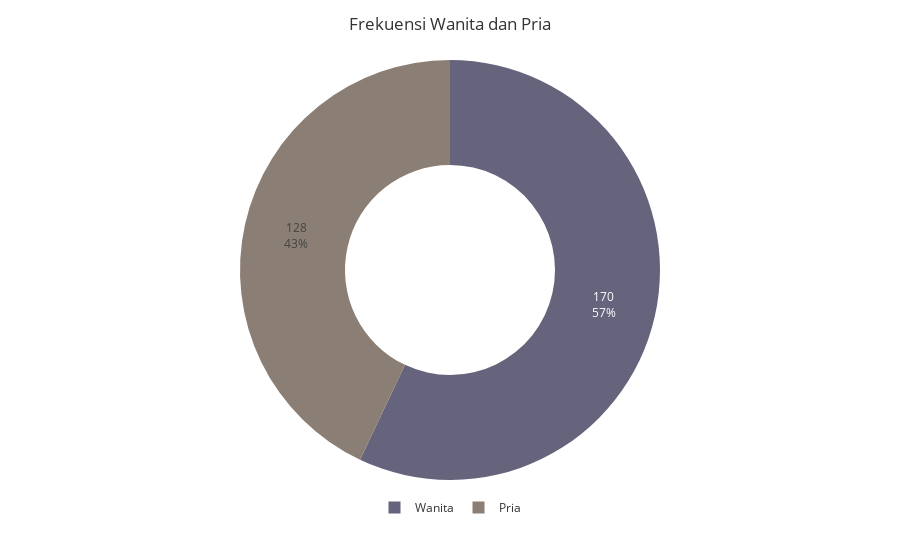

The notebook cell this image was saved under:
### Code cell
dataJk = pd.DataFrame([['Pria', 128, 0.43], ['Wanita', 170, 0.57]], columns=['Jenis Kelamin','Frekuensi', 'Proporsi']) 
dataJk

fig = px.pie(dataJk, names='Jenis Kelamin', values='Frekuensi',hole=0.5,color='Jenis Kelamin',template='ggplot2',
             color_discrete_map={
        'Wanita': '65647C',
        'Pria': '8B7E74'
        })
fig.update_traces(textinfo='percent + value')
fig.update_layout(title_text='Frekuensi Wanita dan Pria', title_x=0.5)

fig.update_layout(legend=dict(
     orientation="h",
    yanchor="bottom",
    y=-0.1,
    xanchor="center",
    x=0.5
))
fig.show()

### Figure 1 — Plotly figure (JSON) as saved in the notebook; plotly's stock layout.template omitted (floating-point values rounded to 4 significant figures)
{"data": [{"customdata": [["Pria"], ["Wanita"]], "domain": {"x": [0, 1], "y": [0, 1]}, "hole": 0.5, "hovertemplate": "Jenis Kelamin=%{customdata[0]}<br>Frekuensi=%{value}<extra></extra>", "labels": ["Pria", "Wanita"], "legendgroup": "", "marker": {"colors": ["8B7E74", "65647C"]}, "name": "", "showlegend": true, "textinfo": "percent+value", "type": "pie", "values": [128, 170]}], "layout": {"legend": {"orientation": "h", "tracegroupgap": 0, "x": 0.5, "xanchor": "center", "y": -0.1, "yanchor": "bottom"}, "margin": {"t": 60}, "title": {"text": "Frekuensi Wanita dan Pria", "x": 0.5}}}
